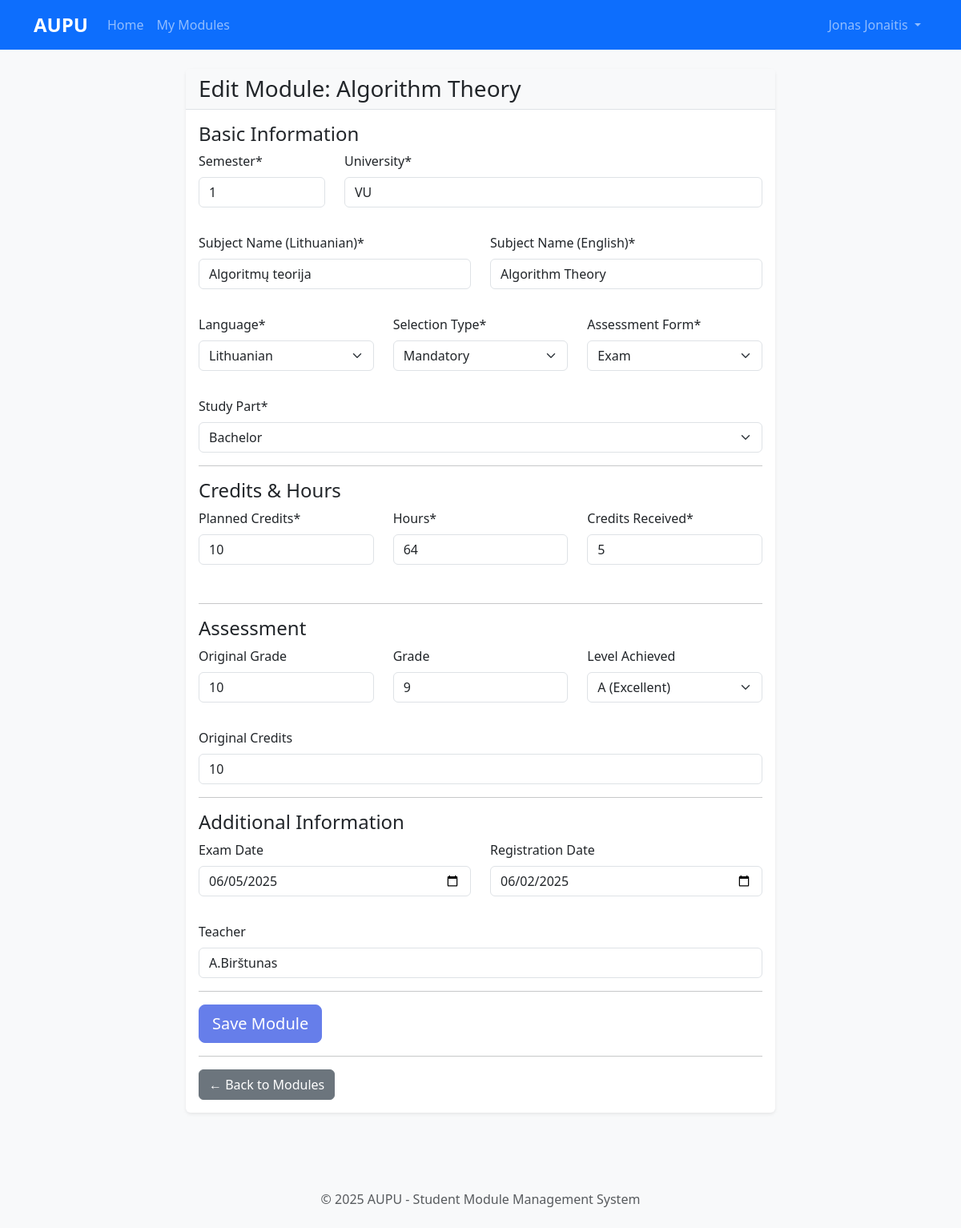
Page /modules/3/edit/ (signed in) on the committed database.
### modules/models.py (models this page shows, shortened)
class Module(models.Model):
    LANGUAGE_CHOICES = [
        ('LT', 'Lithuanian'),
        ('EN', 'English'),
        ('DE', 'German'),
        ('FR', 'French'),
        ('ES', 'Spanish'),
    ]
    SELECTION_TYPE_CHOICES = [
        ('MANDATORY', 'Mandatory'),
        ('ELECTIVE', 'Elective'),
        ('FREE_ELECTIVE', 'Free Elective'),
    ]
    ASSESSMENT_FORM_CHOICES = [
        ('EXAM', 'Exam'),
        ('ASSESSMENT', 'Assessment'),
        ('PROJECT', 'Project'),
        ('PRESENTATION', 'Presentation'),
    ]
    STUDY_PART_CHOICES = [
        ('BACHELOR', 'Bachelor'),
        ('MASTER', 'Master'),
        ('DOCTORAL', 'Doctoral'),
    ]
    LEVEL_ACHIEVED_CHOICES = [
        ('A', 'A (Excellent)'),
        ('B', 'B (Good)'),
        ('C', 'C (Satisfactory)'),
        ('D', 'D (Poor)'),
        ('F', 'F (Fail)'),
    ]
    user = models.ForeignKey(User, on_delete=models.CASCADE, related_name='modules')
    s = models.PositiveIntegerField(
        verbose_name="Semester",
        validators=[MinValueValidator(1), MaxValueValidator(12)]
    )
    am = models.CharField(max_length=100, verbose_name="University")
    subject_name_lithuanian = models.CharField(max_length=200, verbose_name="Subject Name (Lithuanian)")
    subject_name_english = models.CharField(max_length=200, verbose_name="Subject Name (English)")
    language = models.CharField(max_length=2, choices=LANGUAGE_CHOICES, verbose_name="Language")
    selection_type = models.CharField(max_length=20, choices=SELECTION_TYPE_CHOICES, verbose_name="Selection Type")
    assessment_form = models.CharField(max_length=20, choices=ASSESSMENT_FORM_CHOICES, verbose_name="Assessment Form")
    study_part = models.CharField(max_length=20, choices=STUDY_PART_CHOICES, verbose_name="Study Part")
    planned_credits = models.PositiveIntegerField(
        verbose_name="Planned Credits",
        validators=[MinValueValidator(1), MaxValueValidator(30)]
    )
    hours = models.PositiveIntegerField(
        verbose_name="Hours",
        validators=[MinValueValidator(1), MaxValueValidator(500)]
    )
    credits_received = models.PositiveIntegerField(
        verbose_name="Credits Received",
        validators=[MinValueValidator(0), MaxValueValidator(30)]
    )
    original_grade = models.CharField(max_length=10, verbose_name="Original Grade", blank=True)
    original_credits = models.PositiveIntegerField(
        verbose_name="Original Credits",
        validators=[MinValueValidator(0), MaxValueValidator(30)],
        null=True, blank=True
    )
    grade = models.CharField(max_length=10, verbose_name="Grade", blank=True)
    level_achieved = models.CharField(
        max_length=1,
        choices=LEVEL_ACHIEVED_CHOICES,
        verbose_name="Level Achieved",
        blank=True
    )
    exam_date = models.DateField(verbose_name="Exam Date", null=True, blank=True)
    registration_date = models.DateField(verbose_name="Registration Date", null=True, blank=True)
    teacher = models.CharField(max_length=100, verbose_name="Teacher", blank=True)
    created_at = models.DateTimeField(auto_now_add=True)
    updated_at = models.DateTimeField(auto_now=True)
    class Meta:
        ordering = ['-s', 'subject_name_english']
        verbose_name = "Module"
        verbose_name_plural = "Modules"

### modules/views.py (the view, shortened to what this page needs)
# urls.py: path('<int:pk>/edit/', ModuleUpdateView.as_view(), name='edit'),
class ModuleUpdateView(LoginRequiredMixin, UpdateView):
    model = Module
    form_class = ModuleForm
    template_name = 'modules/module_form.html'
    success_url = reverse_lazy('modules:list')
    def get_queryset(self):
        return Module.objects.filter(user=self.request.user)

### templates/modules/module_form.html (shortened to what this page needs)
{% extends 'base.html' %}
{% load crispy_forms_tags %}
{% block content %}
<div class="row">
    <div class="col-lg-8 mx-auto">
        <div class="card">
            <div class="card-header">
                <h3 class="card-title mb-0">
                    {% if object %}
                        Edit Module: {{ object.subject_name_english }}
                    {% else %}
                        Add New Module
                    {% endif %}
                </h3>
            </div>
            <div class="card-body">
                <form method="post">
                    {% crispy form %}
                </form>
                <hr>
                <a href="{% url 'modules:list' %}" class="btn btn-secondary">
                    ← Back to Modules
                </a>
            </div>
        </div>
    </div>
</div>
{% endblock %}

### templates/base.html (shortened to what this page needs)
<!DOCTYPE html>
<html lang="en">
<head>
    <title>{% block title %}AUPU - Module Management{% endblock %}</title>    <link href="https://cdn.jsdelivr.net/npm/bootstrap@5.3.6/dist/css/bootstrap.min.css" rel="stylesheet">
    {% load static %}
    <link rel="stylesheet" href="{% static 'css/style.css' %}">
</head>
<body>
    <nav class="navbar navbar-expand-lg navbar-dark bg-primary">
        <div class="container">
            <a class="navbar-brand" href="{% url 'home' %}">AUPU</a>
            <div class="collapse navbar-collapse" id="navbarNav">
                <ul class="navbar-nav me-auto">
                    <li class="nav-item">
                        <a class="nav-link" href="{% url 'home' %}">Home</a>
                    </li>
                    {% if user.is_authenticated %}
                    <li class="nav-item">
                        <a class="nav-link" href="{% url 'modules:list' %}">My Modules</a>
                    </li>
                    {% endif %}
                </ul>
                <ul class="navbar-nav">
                    {% if user.is_authenticated %}
                    <li class="nav-item dropdown">
                        <a class="nav-link dropdown-toggle" href="#" role="button" data-bs-toggle="dropdown">
                            {{ user.get_full_name|default:user.username }}
                        </a>
                    </li>
                    {% else %}
                    <li class="nav-item">
                        <a class="nav-link" href="{% url 'login' %}">Login</a>
                    </li>
                    {% endif %}
                </ul>
            </div>
        </div>
    </nav>
    <main class="container mt-4">
        {% block content %}{% endblock %}
    </main>
    <footer class="bg-light mt-5 py-4">
        <div class="container text-center">
            <p class="text-muted mb-0">&copy; 2025 AUPU - Student Module Management System</p>        </div>
    </footer>
</body>
</html>

### static/css/style.css (style rules this page uses)
body { background-color: #f8f9fa; font-family: 'Segoe UI', Tahoma, Geneva, Verdana, sans-serif; }
.navbar-brand { font-weight: bold; font-size: 1.5rem; }
.card { box-shadow: 0 0.125rem 0.25rem rgba(0, 0, 0, 0.075); border: 0; margin-bottom: 1.5rem; }
.card-header { background-color: #f8f9fa; border-bottom: 1px solid #dee2e6; }
.btn-primary { background-color: #667eea; border-color: #667eea; }
footer { margin-top: auto; }

### rows in the picture
Module: subject_name_english "Algorithm Theory", s "1", am "VU", subject_name_lithuanian "Algoritmų teorija", language "Lithuanian", selection_type "Mandatory", assessment_form "Exam", study_part "Bachelor", planned_credits "10", hours "64", credits_received "5", original_grade "10", grade "9", level_achieved "A (Excellent)", original_credits "10", exam_date "06/05/2025", registration_date "06/02/2025", teacher "A.Birštunas"

### other values in the picture
{{ user.get_full_name|default:user.username }} "Jonas Jonaitis"
